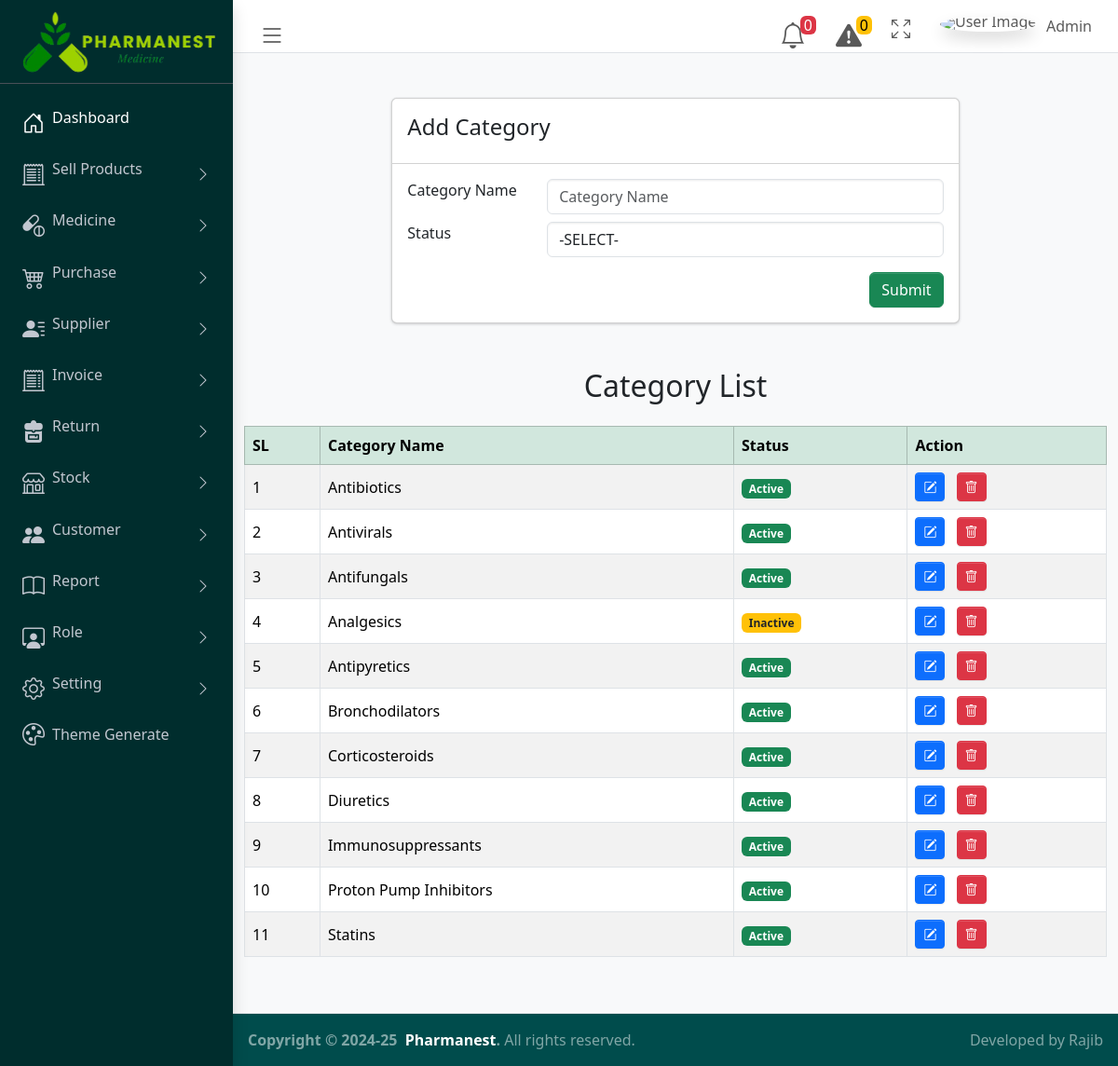
Screenshot of /category.php (signed in) with the database file from the repository.
### tables this page shows
CREATE TABLE `category` (
  `id` int(20) NOT NULL,
  `category_name` varchar(100) NOT NULL,
  `category_status` int(10) NOT NULL
);

### category.php (the view, shortened to what this page needs)
 <?php require_once './config/config.php';?>
 <?php  include("./pages/common_pages/header.php");?>
 <?php include("./pages/common_pages/navber.php");?>
 <?php include("./pages/common_pages/sidebar.php");?>
    <main  class="app-main">
    <div class="container mt-5">
    <div class="row justify-content-center">
      <div class="col-lg-8">
        <div class="card">
          <div class="card-header">
            <h4>Add Category</h4>
          </div>
          <div class="card-body">
            <form class="form-horizontal" method="POST" id="submitBrandForm" action="./php_action/create_categories.php" enctype="multipart/form-data">
              <div class="form-group row">
                <label class="col-sm-3 control-label" for="categoriesName">Category Name</label>
                <div class="col-sm-9 mb-2">
                  <input
                    type="text"
                    class="form-control"
                    name="category"
                    placeholder="Category Name"
                    required
                    pattern="^[a-zA-Z\s]+$"
                    title="Only alphabets are allowed.">
                </div>
              </div>
              <div class="form-group row">
                <label class="col-sm-3 control-label" for="categoriesStatus">Status</label>
                <div class="col-sm-9">
                  <select class="form-control" id="categoriesStatus" name="categoriesStatus" required>
                    <option value="">-SELECT-</option>
                  </select>
                </div>
              </div>
              <div class="form-group row">
                <div class="col-sm-12 text-end mt-3">
                  <button type="submit" name="create" id="createCategoriesBtn" class="btn btn-success">
                    Submit
                  </button>
                </div>
              </div>
            </form>
          </div>
        </div>
      </div>
    </div>
  </div>
   <section>
   <div class="container my-5">
        <h2 class="mb-4 text-center">Category List</h2>
        <table class="table table-striped table-bordered align-middle">
            <thead class="table-success">
                <tr>
                    <th scope="col">SL</th>
                    <th scope="col">Category Name</th>
                    <th scope="col">Status</th>
                    <th scope="col">Action</th>
                </tr>
            </thead>
            <tbody>
            <?php
                    $activeCategory='';
                    $category_list = $db->query("SELECT * FROM category");
                    if($category_list->num_rows > 0){
                      $counter = 1;
                      while (list($id,$category,$status) = $category_list->fetch_row()) {
                        if($status == 1) {
                          $activeCategory = "<span class='badge bg-success'>Active</span>";
                        } else {
                          $activeCategory = "<span class='badge bg-warning text-dark'>Inactive</span>";
                        }
                              echo "<tr>
                              <td>$counter</td>
                              <td>$category</td>
                              <td>$activeCategory</td>
                              <td>
                                  <a href='./edit_category.php?id=$id''
                                  class='btn btn-primary btn-sm text-white me-2'
                                  data-bs-toggle='tooltip'
                                  title='Edit'>
                                  <i class='bi bi-pencil-square'></i>
                                  </a>
                                  <a href='./php_action/category_delete.php?id=$id' class='btn btn-danger btn-sm text-white' data-bs-toggle='tooltip'
                                  title='Delete'>
                                  <i class='bi bi-trash'></i>
                                  </a>
                              </td>
                          </tr>";
                          $counter++;
                      }
                    }else{
                      echo "
                      <p class='text-center text-muted bg-light py-3 rounded border'>
                        <i class='bi bi-info-circle me-2'></i> No categories available at the moment.
                      </p>
                          ";
                    }
            ?>
            </tbody>
        </table>
    </div>
   </section>
  </main>
<?php include("./pages/common_pages/footer.php");?>

### rows the page displays
category: category_name "Antibiotics", category_status "Active"
category: category_name "Antivirals", category_status "Active"
category: category_name "Antifungals", category_status "Active"
category: category_name "Analgesics", category_status "Inactive"
category: category_name "Antipyretics", category_status "Active"
category: category_name "Bronchodilators", category_status "Active"
category: category_name "Corticosteroids", category_status "Active"
category: category_name "Diuretics", category_status "Active"
category: category_name "Immunosuppressants", category_status "Active"
category: category_name "Proton Pump Inhibitors", category_status "Active"
category: category_name "Statins", category_status "Active"
